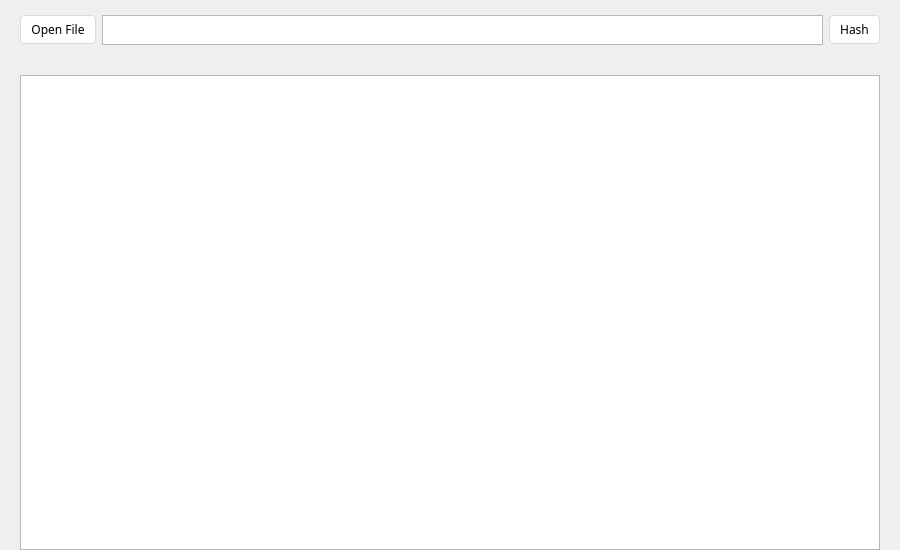
<?xml version="1.0" encoding="UTF-8"?>
<ui version="4.0">
 <class>HashWindow</class>
 <widget class="QWidget" name="HashWindow">
  <property name="geometry">
   <rect>
    <x>0</x>
    <y>0</y>
    <width>900</width>
    <height>550</height>
   </rect>
  </property>
  <property name="windowTitle">
   <string>File Hash</string>
  </property>
  <property name="windowIcon">
   <iconset>
    <normaloff>resources/pictures/hacker.png</normaloff>resources/pictures/hacker.png</iconset>
  </property>
  <layout class="QGridLayout" name="gridLayout_2">
   <property name="leftMargin">
    <number>20</number>
   </property>
   <property name="topMargin">
    <number>0</number>
   </property>
   <property name="rightMargin">
    <number>20</number>
   </property>
   <property name="bottomMargin">
    <number>0</number>
   </property>
   <property name="verticalSpacing">
    <number>15</number>
   </property>
   <item row="0" column="0">
    <widget class="QGroupBox" name="groupBox">
     <property name="maximumSize">
      <size>
       <width>16777215</width>
       <height>60</height>
      </size>
     </property>
     <property name="font">
      <font>
       <family>微软雅黑</family>
      </font>
     </property>
     <property name="styleSheet">
      <string notr="true">QGroupBox{
	border:0px
}
QPushButton{
	text-align:center;
    text-decoration:none;
    background:#ffffff;
	/*color: #fff;*/
    color:#000000;

    padding: 5px 10px 5px 10px;
    font-weight:light;
    border-radius:4px;
	border:1px solid #dadada;
	white-space: nowrap;
}

QPushButton::checked,QPushButton::hover{
	background-image: url(&quot;ui/resources/pictures/blue_menu.png&quot;);
	color:#ffffff;
	font-weight: bold;
}</string>
     </property>
     <property name="title">
      <string/>
     </property>
     <layout class="QGridLayout" name="gridLayout">
      <property name="leftMargin">
       <number>0</number>
      </property>
      <property name="topMargin">
       <number>0</number>
      </property>
      <property name="rightMargin">
       <number>0</number>
      </property>
      <property name="bottomMargin">
       <number>0</number>
      </property>
      <item row="0" column="0">
       <widget class="QPushButton" name="openButton">
        <property name="font">
         <font>
          <family>微软雅黑</family>
          <underline>false</underline>
          <strikeout>false</strikeout>
         </font>
        </property>
        <property name="text">
         <string>Open File</string>
        </property>
       </widget>
      </item>
      <item row="0" column="1">
       <widget class="QTextEdit" name="textEdit">
        <property name="maximumSize">
         <size>
          <width>16777215</width>
          <height>30</height>
         </size>
        </property>
        <property name="font">
         <font>
          <family>微软雅黑</family>
         </font>
        </property>
       </widget>
      </item>
      <item row="0" column="2">
       <widget class="QPushButton" name="hashButton">
        <property name="font">
         <font>
          <family>微软雅黑</family>
          <underline>false</underline>
          <strikeout>false</strikeout>
         </font>
        </property>
        <property name="styleSheet">
         <string notr="true"/>
        </property>
        <property name="text">
         <string>Hash</string>
        </property>
       </widget>
      </item>
     </layout>
    </widget>
   </item>
   <item row="1" column="0">
    <widget class="QTextBrowser" name="textBrowser">
     <property name="font">
      <font>
       <family>微软雅黑</family>
      </font>
     </property>
     <property name="openExternalLinks">
      <bool>true</bool>
     </property>
    </widget>
   </item>
  </layout>
 </widget>
 <resources/>
 <connections/>
</ui>
